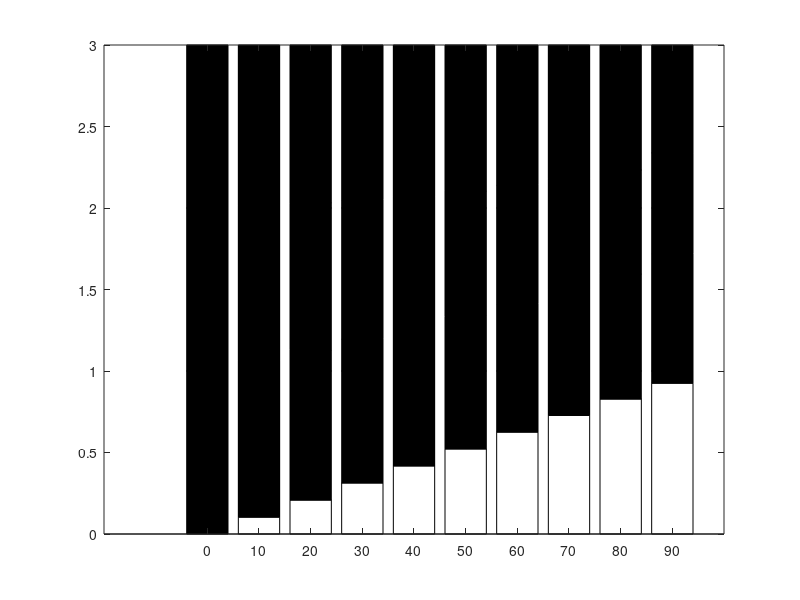

The MATLAB source for this figure: (Note: this script raises an error after producing the figure.)
clc,clear

% Create arrays
dataset = 0; % 0 - MNIST, 1 - KMNIST
sparsity_level = 0:10:90;
if dataset
    ratios = [0.0000, 1.0000, 0.0000, 1.0000, 0.0000, 1.0000;
        0.0989, 0.9011, 0.0987, 0.9013, 0.0210, 0.9790;
        0.2043, 0.7957, 0.1608, 0.8392, 0.0410, 0.9590;
        0.3098, 0.6902, 0.2212, 0.7788, 0.0770, 0.9230;
        0.4150, 0.5850, 0.2842, 0.7158, 0.1020, 0.8980;
        0.5199, 0.4801, 0.3494, 0.6506, 0.1380, 0.8620;
        0.6240, 0.3760, 0.4203, 0.5797, 0.1730, 0.8270;
        0.7268, 0.2732, 0.5017, 0.4983, 0.2170, 0.7830;
        0.8271, 0.1729, 0.6021, 0.3979, 0.2810, 0.7190;
        0.9223, 0.0777, 0.7404, 0.2596, 0.3970, 0.6030];
else
    ratios = [0.0000, 1.0000, 0.0000, 1.0000, 0.0000, 1.0000;
        0.1034, 0.8966, 0.0643, 0.9357, 0.0130, 0.9870;
        0.2082, 0.7918, 0.1302, 0.8698, 0.0300, 0.9700;
        0.3130, 0.6870, 0.1972, 0.8028, 0.0510, 0.9490;
        0.4176, 0.5824, 0.2651, 0.7349, 0.0710, 0.9290;
        0.5218, 0.4782, 0.3352, 0.6648, 0.1050, 0.8950;
        0.6251, 0.3749, 0.4130, 0.5870, 0.1420, 0.8580;
        0.7274, 0.2726, 0.4984, 0.5016, 0.1800, 0.8200;
        0.8281, 0.1719, 0.5956, 0.4044, 0.2330, 0.7670;
        0.9251, 0.0749, 0.7205, 0.2795, 0.3370, 0.6630];
end   

% Create a bar graph
pbar = bar(sparsity_level,ratios,'stacked','FaceColor','flat');
% Set bar colors
pbar(1).CData = [254,226,215]/255;
pbar(2).CData = [246,83,20]/255;
pbar(3).CData = [189,233,255]/255;
pbar(4).CData = [0,161,241]/255;
pbar(5).CData = [216,255,138]/255;
pbar(6).CData = [124,187,0]/255;

% Set the legend
H = legend('Pruned /',...
    'Preserved parameters (1st layer)',...
    'Pruned /',...
    'Preserved parameters (2nd layer)',...
    'Pruned /',...
    'Preserved parameters (3rd layer)');
H.NumColumns = 2;
set(H,'Interpreter','latex','FontSize',12,'location','northoutside','Orientation','horizontal');

% Label the x-axis and y-axis
Tx = xlabel('The sparsity level, $$\bar{\kappa}$$ (\%)','FontSize',14);
set(Tx, 'Interpreter','latex');
Ty = ylabel('The ratio','FontSize',14);
set(Ty, 'Interpreter','latex');

% Specify y-axis tick labels
yticks([0 0.5 1 1.5 2 2.5 3 3.5 4])
yticklabels({'0','0.5','1 (0)','0.5','1 (0)','0.5','1 (0)', '0.5', '1'})